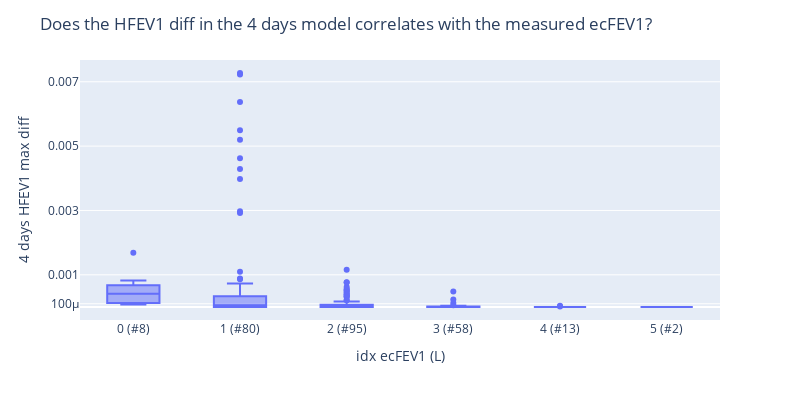

Notebook cell for this chart:
### Code cell
# Does HFEV1 diff correlates with high idx ecFEV1?
title=f"Does the HFEV1 diff in the 4 days model correlates with the measured ecFEV1?"
var = "HFEV1"
fig = px.box(
    df_diffs,
    x="idx ecFEV1 (L)",
    y=f"4 days {var} max diff",
    # color="N days model",
    # title=title,
    # hover_data=ref_cols,
)
val_counts = df_diffs.value_counts("idx ecFEV1 (L)").sort_index()
xaxislabels = list(
    map(lambda x: f"{x[0]} (#{x[1]})", zip(val_counts.index, val_counts.values))
)
# Update x axis labels
fig.update_xaxes(tickvals=val_counts.index, ticktext=xaxislabels)
# Add 10e-4 p on y axis label
fig.update_yaxes(tickvals=[0.0001, 0.001, 0.003, 0.005, 0.007])
fig.update_layout(title=title, showlegend=False, width=800, height=400)
fig.show()
print("Value counts for day 1 idx")
# Update layout

# Save image 
fig.write_image(dh.get_path_to_main() + f"PlotsBreathe/N days model/{title}.pdf")

### Figure 1 — Plotly figure (JSON) as saved in the notebook; plotly's stock layout.template omitted (floating-point values rounded to 4 significant figures; data arrays with more than 128 entries replaced by an {"elided": "..."} marker saying what was removed)
{"data": [{"alignmentgroup": "True", "hovertemplate": "idx ecFEV1 (L)=%{x}<br>4 days HFEV1 max diff=%{y}<extra></extra>", "legendgroup": "", "marker": {"color": "#636efa"}, "name": "", "notched": false, "offsetgroup": "", "orientation": "v", "showlegend": false, "type": "box", "x": {"elided": "256 int values"}, "x0": " ", "xaxis": "x", "y": {"elided": "256 float values"}, "y0": " ", "yaxis": "y"}], "layout": {"boxmode": "group", "height": 400, "legend": {"tracegroupgap": 0}, "margin": {"t": 60}, "showlegend": false, "title": {"text": "Does the HFEV1 diff in the 4 days model correlates with the measured ecFEV1?"}, "width": 800, "xaxis": {"anchor": "y", "domain": [0, 1], "ticktext": ["0 (#8)", "1 (#80)", "2 (#95)", "3 (#58)", "4 (#13)", "5 (#2)"], "tickvals": [0, 1, 2, 3, 4, 5], "title": {"text": "idx ecFEV1 (L)"}}, "yaxis": {"anchor": "x", "domain": [0, 1], "tickvals": [0.0001, 0.001, 0.003, 0.005, 0.007], "title": {"text": "4 days HFEV1 max diff"}}}}
